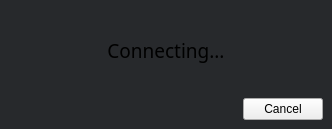
<?xml version="1.0" encoding="UTF-8"?>
<ui version="4.0">
 <class>LoadingWidget</class>
 <widget class="QWidget" name="LoadingWidget">
  <property name="geometry">
   <rect>
    <x>0</x>
    <y>0</y>
    <width>332</width>
    <height>129</height>
   </rect>
  </property>
  <property name="windowTitle">
   <string>Connecting...</string>
  </property>
  <layout class="QVBoxLayout" name="verticalLayout_2">
   <property name="spacing">
    <number>0</number>
   </property>
   <property name="margin">
    <number>0</number>
   </property>
   <item>
    <widget class="QFrame" name="MainFrame">
     <property name="styleSheet">
      <string notr="true">QFrame#MainFrame
{
	background-color: rgb(39, 41, 44);
}</string>
     </property>
     <layout class="QVBoxLayout" name="verticalLayout_3">
      <item>
       <layout class="QVBoxLayout" name="verticalLayout">
        <item>
         <widget class="QLabel" name="label">
          <property name="sizePolicy">
           <sizepolicy hsizetype="Expanding" vsizetype="Expanding">
            <horstretch>0</horstretch>
            <verstretch>0</verstretch>
           </sizepolicy>
          </property>
          <property name="font">
           <font>
            <family>Estrangelo Edessa</family>
            <pointsize>14</pointsize>
           </font>
          </property>
          <property name="text">
           <string>Connecting...</string>
          </property>
          <property name="alignment">
           <set>Qt::AlignCenter</set>
          </property>
         </widget>
        </item>
        <item>
         <layout class="QHBoxLayout" name="horizontalLayout">
          <item>
           <spacer name="horizontalSpacer">
            <property name="orientation">
             <enum>Qt::Horizontal</enum>
            </property>
            <property name="sizeHint" stdset="0">
             <size>
              <width>40</width>
              <height>20</height>
             </size>
            </property>
           </spacer>
          </item>
          <item>
           <widget class="QPushButton" name="cancelPushButton">
            <property name="styleSheet">
             <string/>
            </property>
            <property name="text">
             <string>Cancel</string>
            </property>
           </widget>
          </item>
         </layout>
        </item>
       </layout>
      </item>
     </layout>
    </widget>
   </item>
  </layout>
 </widget>
 <resources/>
 <connections/>
</ui>
